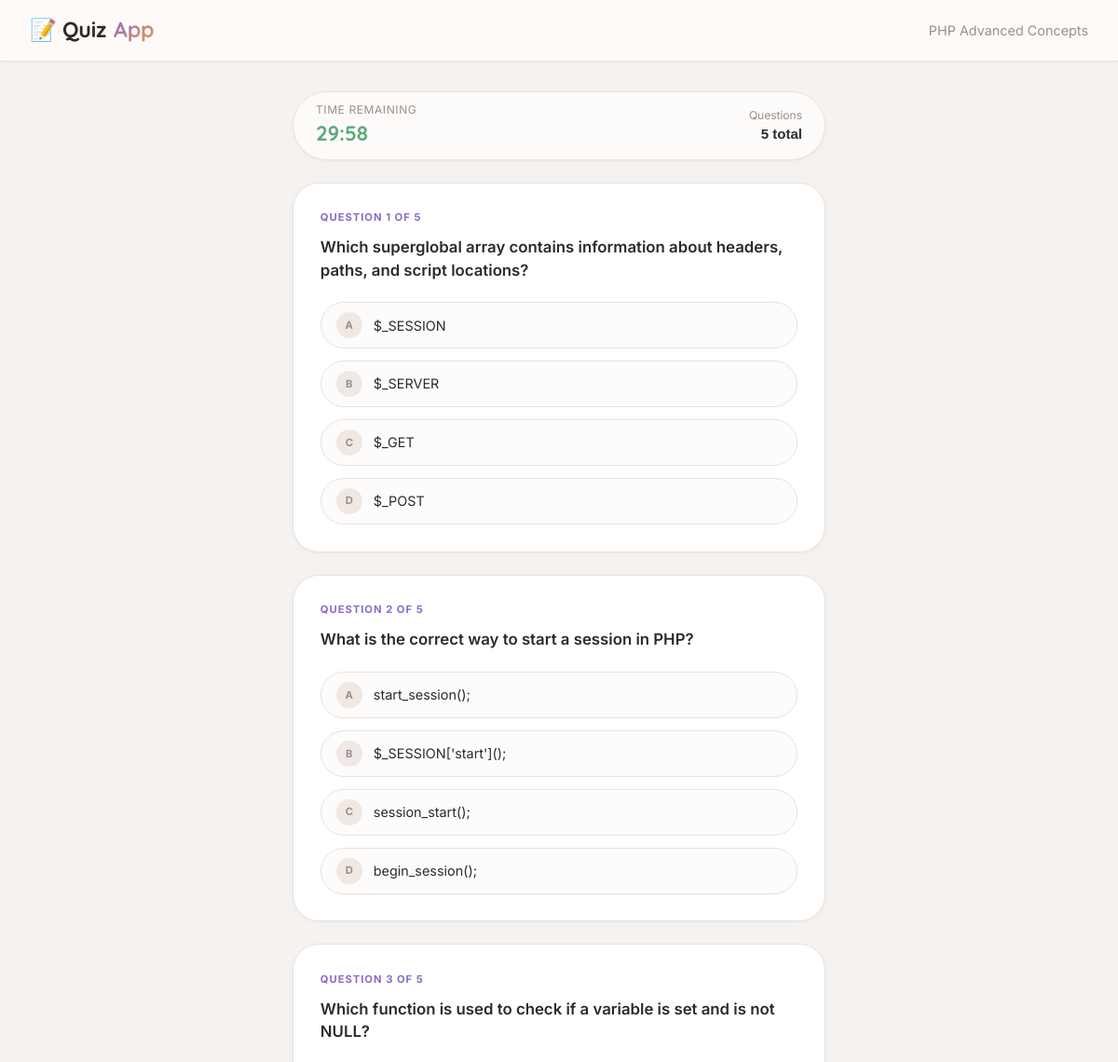
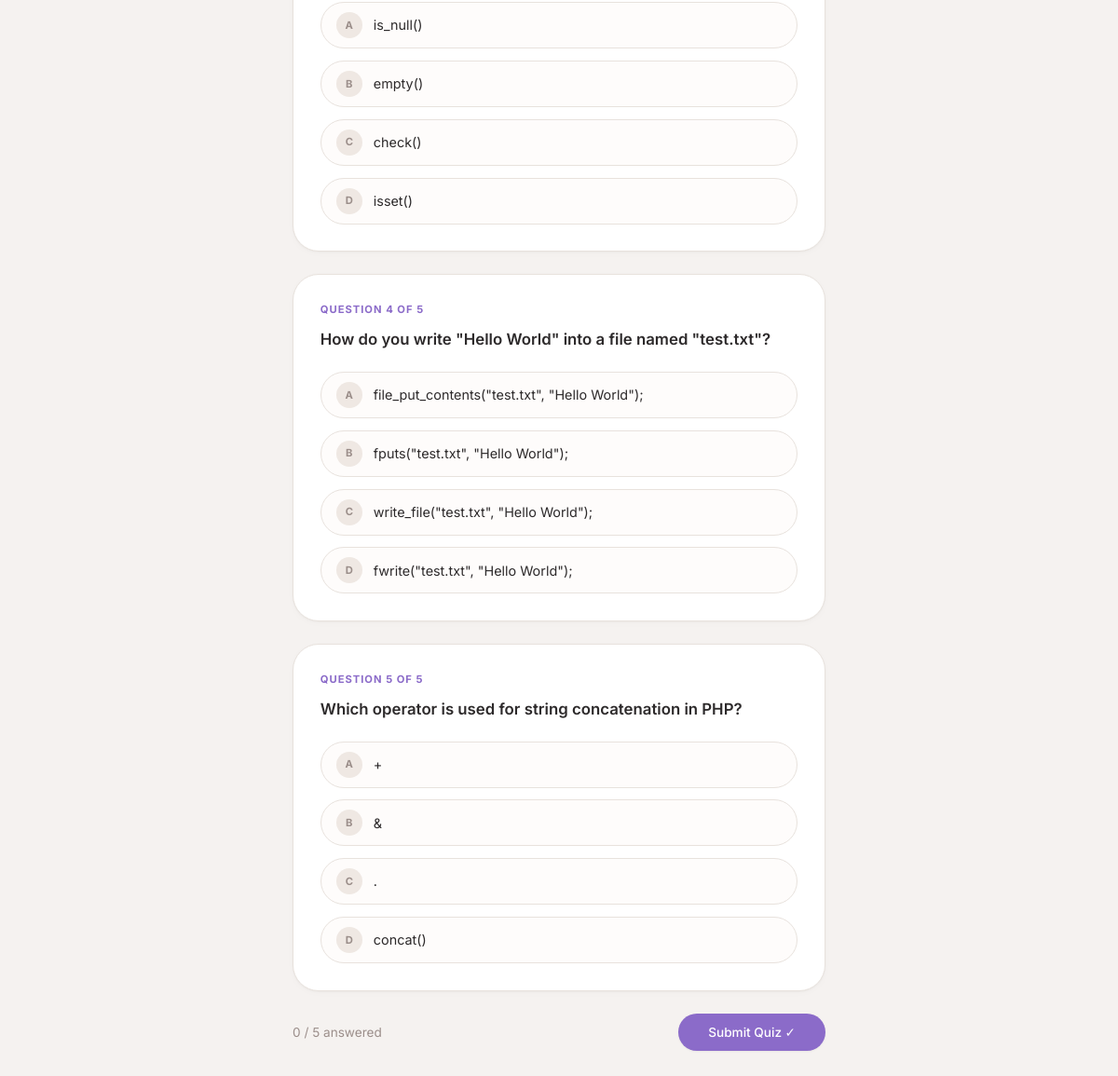
The page /attempt.php?quiz_id=4 (signed in) on the database its author committed (2 pictures, top to bottom).
### tables this page shows
CREATE TABLE `quizzes` (
  `id` int(11) NOT NULL,
  `title` varchar(200) NOT NULL,
  `description` text DEFAULT NULL,
  `time_limit` int(11) DEFAULT 30,
  `created_by` int(11) DEFAULT NULL,
  `is_active` tinyint(1) DEFAULT 1,
  `created_at` timestamp NOT NULL DEFAULT current_timestamp()
);

CREATE TABLE `questions` (
  `id` int(11) NOT NULL,
  `quiz_id` int(11) NOT NULL,
  `question_text` text NOT NULL,
  `option_a` varchar(300) NOT NULL,
  `option_b` varchar(300) NOT NULL,
  `option_c` varchar(300) NOT NULL,
  `option_d` varchar(300) NOT NULL,
  `correct_answer` enum('A','B','C','D') NOT NULL,
  `marks` int(11) DEFAULT 1
);

### attempt.php (the view, shortened to what this page needs)
<?php
require_once 'includes/db.php';
$quiz_id = (int)($_GET['quiz_id'] ?? 0);
$stmt = $conn->prepare("SELECT * FROM quizzes WHERE id = ? AND is_active = 1");
$stmt->bind_param("i", $quiz_id);
$stmt->execute();
$quiz = $stmt->get_result()->fetch_assoc();
$q_stmt = $conn->prepare("SELECT * FROM questions WHERE quiz_id = ? ORDER BY id");
$q_stmt->bind_param("i", $quiz_id);
$q_stmt->execute();
$questions = $q_stmt->get_result()->fetch_all(MYSQLI_ASSOC);
$total = count($questions);
?>
<!DOCTYPE html>
<html lang="en">
<head>
<link rel="stylesheet" href="assets/css/style.css">
</head>
<body>
<nav class="navbar">
    <div class="logo">📝 Quiz<span>App</span></div>
    <div class="nav-links">
        <span style="color:var(--muted); font-size:0.9rem;"><?= htmlspecialchars($quiz['title']) ?></span>
    </div>
</nav>
<div class="container-sm">
    <div class="timer-bar">
        <div>
            <div style="font-size:0.75rem; color:var(--muted); text-transform:uppercase; letter-spacing:0.05em;">Time Remaining</div>
            <div class="timer-display" id="timer">--:--</div>
        </div>
        <div style="text-align:right;">
            <div style="font-size:0.75rem; color:var(--muted);">Questions</div>
            <div style="font-family:'Syne',sans-serif; font-weight:700;"><?= $total ?> total</div>
        </div>
    </div>
    <form method="POST" id="quizForm">
        <?php foreach ($questions as $i => $q): ?>
        <div class="question-card" id="q<?= $q['id'] ?>">
            <div class="question-number">Question <?= $i + 1 ?> of <?= $total ?></div>
            <div class="question-text"><?= htmlspecialchars($q['question_text']) ?></div>
            <div class="options">
                <?php
                $opts = ['A' => $q['option_a'], 'B' => $q['option_b'], 'C' => $q['option_c'], 'D' => $q['option_d']];
                foreach ($opts as $key => $val):
                ?>
                <label class="option-label" id="lbl_<?= $q['id'] ?>_<?= $key ?>">
                    <span class="option-badge"><?= $key ?></span>
                    <?= htmlspecialchars($val) ?>
                </label>
                <?php endforeach; ?>
            </div>
        </div>
        <?php endforeach; ?>
        <div style="display:flex; gap:1rem; justify-content:space-between; align-items:center; margin-bottom:2rem;">
            <span class="text-muted" style="font-size:0.85rem;" id="answeredCount">0 / <?= $total ?> answered</span>
            <button type="button" class="btn btn-primary" onclick="confirmSubmit()" style="padding:12px 32px;">
                Submit Quiz ✓
            </button>
        </div>
    </form>
</div>
</body>
</html>

### assets/css/style.css (style rules this page uses)
:root { --bg: #F5F2F0; --surface: #FDFBF9; --card: #FFFFFF; --border: #E8E2DD; --accent: #8B6BC9; --accent2: #E89B4A; --accent3: #5EAA78; --text: #2D2A2B; --muted: #9B8E8A; --danger: #D97777; --success: #7BAF8E; --warning: #E8964B; --radius-sm: 12px; --radius-md: 18px; --radius-lg: 28px; --shadow-sm: 0 2px 8px rgba(0, 0, 0, 0.02), 0 1px 2px rgba(0, 0, 0, 0.03); --shadow-md: 0 8px 24px rgba(0, 0, 0, 0.05); --shadow-lg: 0 20px 35px -12px rgba(0, 0, 0, 0.08); --transition: all 0.25s cubic-bezier(0.2, 0.9, 0.4, 1.1); }
* { margin: 0; padding: 0; box-sizing: border-box; }
body { font-family: 'Inter', -apple-system, BlinkMacSystemFont, 'Segoe UI', sans-serif; background: var(--bg); color: var(--text); line-height: 1.5; font-size: 15px; -webkit-font-smoothing: antialiased; }
h1, h2, h3, h4, .logo, .timer-display, .stat-card .stat-val, .score-circle .score-num { font-family: 'Quicksand', 'Inter', sans-serif; font-weight: 600; letter-spacing: -0.2px; }
.navbar { background: rgba(253, 251, 249, 0.92); backdrop-filter: blur(12px); border-bottom: 1px solid var(--border); padding: 0 2rem; display: flex; align-items: center; justify-content: space-between; height: 66px; position: sticky; top: 0; z-index: 100; box-shadow: var(--shadow-sm); }
.navbar .logo { font-family: 'Quicksand', sans-serif; font-size: 1.45rem; font-weight: 700; color: var(--text); display: flex; align-items: center; gap: 8px; }
.navbar .logo span { background: linear-gradient(135deg, var(--accent), var(--accent2)); -webkit-background-clip: text; background-clip: text; color: transparent; }
.nav-links { display: flex; gap: 0.5rem; align-items: center; }
.btn { display: inline-flex; align-items: center; gap: 8px; padding: 9px 20px; border-radius: 40px; border: none; cursor: pointer; font-family: 'Inter', sans-serif; font-size: 0.85rem; font-weight: 500; transition: var(--transition); text-decoration: none; }
.btn-primary { background: var(--accent); color: white; box-shadow: 0 1px 2px rgba(0,0,0,0.05); }
.container-sm { max-width: 620px; margin: 0 auto; padding: 2rem 1.5rem; }
.question-card { background: var(--card); border: 1px solid var(--border); border-radius: var(--radius-lg); padding: 1.8rem; margin-bottom: 1.5rem; box-shadow: var(--shadow-sm); }
.question-number { font-size: 0.7rem; color: var(--accent); font-weight: 700; text-transform: uppercase; letter-spacing: 1px; margin-bottom: 0.7rem; }
.question-text { font-size: 1.05rem; font-weight: 600; margin-bottom: 1.4rem; line-height: 1.45; }
.options { display: flex; flex-direction: column; gap: 0.8rem; }
.option-label { display: flex; align-items: center; gap: 12px; padding: 10px 16px; background: #FEFCFB; border: 1px solid var(--border); border-radius: 60px; cursor: pointer; transition: var(--transition); font-size: 0.9rem; }
.option-badge { width: 28px; height: 28px; border-radius: 30px; background: #EFE8E3; display: flex; align-items: center; justify-content: center; font-size: 0.7rem; font-weight: 700; flex-shrink: 0; color: var(--muted); }
.timer-bar { background: var(--surface); border: 1px solid var(--border); border-radius: 60px; padding: 10px 24px; display: flex; align-items: center; justify-content: space-between; margin-bottom: 1.5rem; position: sticky; top: 74px; z-index: 10; backdrop-filter: blur(8px); box-shadow: var(--shadow-sm); }
.timer-display { font-family: 'Quicksand', monospace; font-size: 1.4rem; font-weight: 700; color: var(--accent3); }
.text-muted { color: var(--muted); }

### rows shown on the page
quizzes: title "PHP Advanced Concepts"
questions: question_text "Which superglobal array contains information about headers, paths, and script locations?", key "A", option_a "$_SESSION", key "B", option_b "$_SERVER", key "C", option_c "$_GET", key "D", option_d "$_POST"
questions: question_text "What is the correct way to start a session in PHP?", key "A", option_a "start_session();", key "B", option_b "$_SESSION['start']();", key "C", option_c "session_start();", key "D", option_d "begin_session();"
questions: question_text "Which function is used to check if a variable is set and is not NULL?", key "A", option_a "is_null()", key "B", option_b "empty()", key "C", option_c "check()", key "D", option_d "isset()"
questions: question_text "How do you write \"Hello World\" into a file named \"test.txt\"?", key "A", option_a "file_put_contents(\"test.txt\", \"Hello World\");", key "B", option_b "fputs(\"test.txt\", \"Hello World\");", key "C", option_c "write_file(\"test.txt\", \"Hello World\");", key "D", option_d "fwrite(\"test.txt\", \"Hello World\");"
questions: question_text "Which operator is used for string concatenation in PHP?", key "A", option_a "+", key "B", option_b "&", key "C", option_c ".", key "D", option_d "concat()"

### other values the page prints
$total "5"
